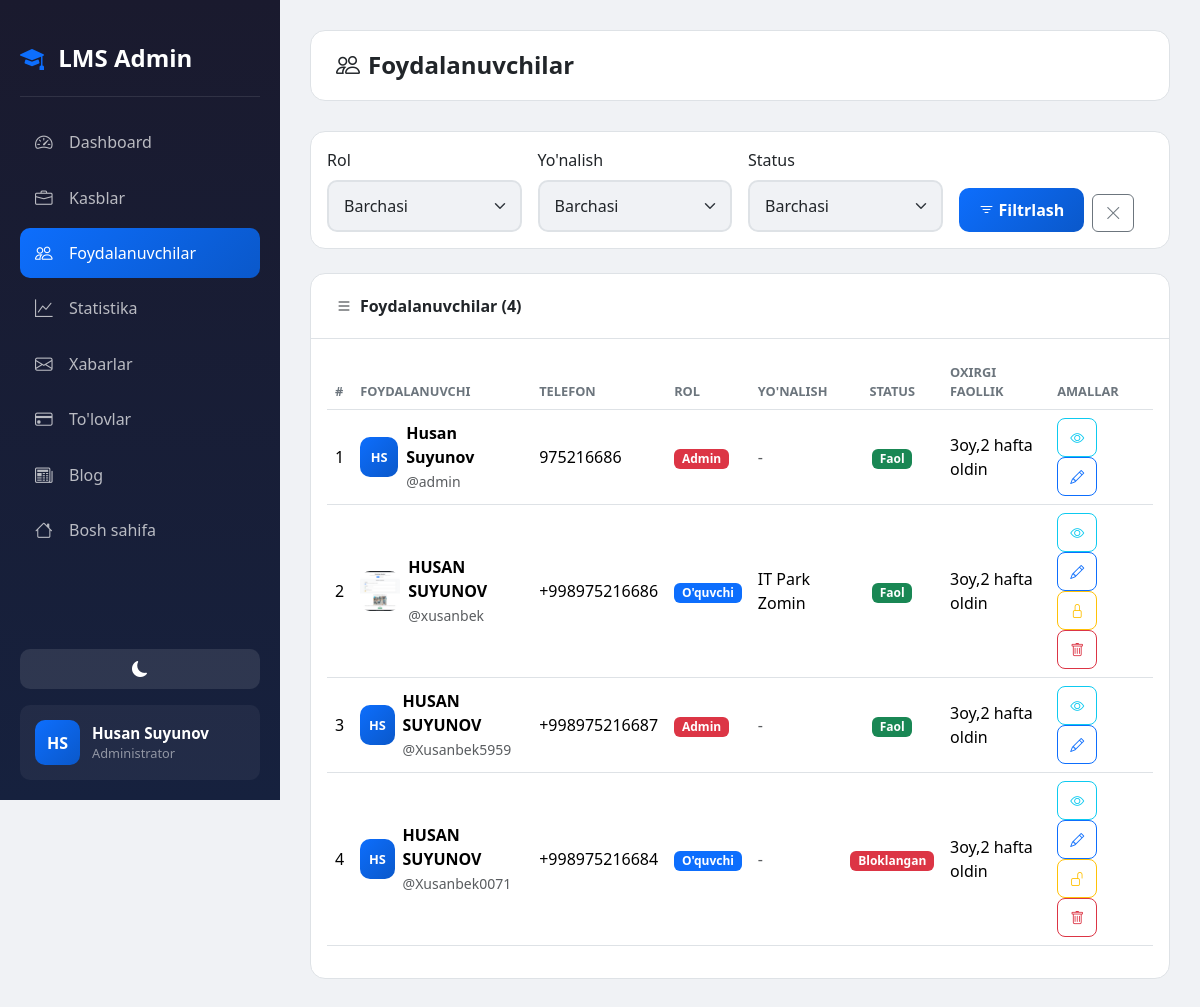
Page /dashboard/users/ (signed in) on the earlier database version.
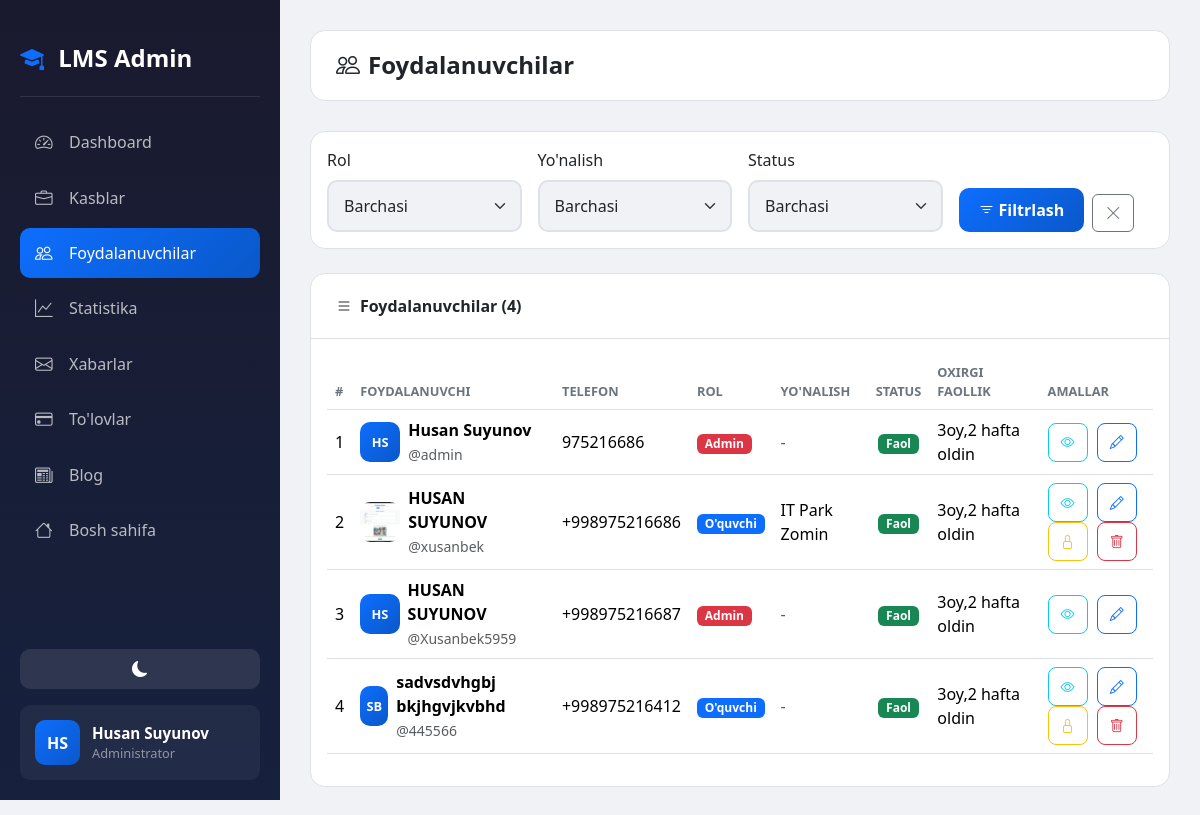
Same page on the later database version.
### accounts/models.py (models this page shows, shortened)
class CustomUser(AbstractUser):
    ROLE_CHOICES = (
        ('admin', 'Admin'),
        ('teacher', 'O\'qituvchi'),
        ('student', 'O\'quvchi'),
    )
    first_name = models.CharField(max_length=100, verbose_name="Ism")
    last_name = models.CharField(max_length=100, verbose_name="Familiya")
    phone = models.CharField(max_length=20, unique=True, verbose_name="Telefon raqam")
    role = models.CharField(max_length=20, choices=ROLE_CHOICES, default='student', verbose_name="Rol")
    photo = models.ImageField(upload_to='profiles/', blank=True, null=True, verbose_name="Profil rasmi")
    profession = models.ForeignKey(Profession, on_delete=models.SET_NULL, null=True, blank=True, related_name='students', verbose_name="Yo'nalish")
    is_blocked = models.BooleanField(default=False, verbose_name="Bloklangan")
    last_activity = models.DateTimeField(null=True, blank=True, verbose_name="Oxirgi faollik")
    bio = models.TextField(blank=True, null=True, verbose_name="O'zi haqida")
    coins = models.IntegerField(default=0, verbose_name="Coinlar")
    total_online_time = models.IntegerField(default=0, verbose_name="Jami online vaqt (daqiqa)")
    address = models.CharField(max_length=300, blank=True, null=True, verbose_name="Yashash manzili")
    birth_date = models.DateField(null=True, blank=True, verbose_name="Tug'ilgan kuni")
    id_card = models.FileField(upload_to='documents/id_cards/', blank=True, null=True, verbose_name="ID karta/Pasport")
    birth_certificate = models.FileField(upload_to='documents/birth_certificates/', blank=True, null=True, verbose_name="Tug'ilganlik haqida guvohnoma")
    @property
    def is_admin(self):
        return self.role == 'admin'
    @property
    def is_online(self):
        if self.last_activity:
            now = timezone.now()
            diff = now - self.last_activity
            return diff.total_seconds() < 300
        return False
    @property
    def full_name(self):
        return f"{self.first_name} {self.last_name}"
    def get_initials(self):
        first = self.first_name[0] if self.first_name else ''
        last = self.last_name[0] if self.last_name else ''
        return f"{first}{last}".upper()
    class Meta:
        verbose_name = "Foydalanuvchi"
        verbose_name_plural = "Foydalanuvchilar"

class Profession(models.Model):
    name = models.CharField(max_length=200, verbose_name="Kasb nomi")
    photo = models.ImageField(upload_to='professions/', verbose_name="Rasm")
    description = models.TextField(verbose_name="Kasb haqida")
    created_at = models.DateTimeField(auto_now_add=True)
    class Meta:
        verbose_name = "Kasb"
        verbose_name_plural = "Kasblar"
        ordering = ['-created_at']

### accounts/views.py (the view)
# urls.py: path('dashboard/users/', views.admin_users, name='admin_users'),
@login_required
def admin_users(request):
    if not request.user.is_admin:
        return redirect('home')
    role_filter = request.GET.get('role', '')
    profession_filter = request.GET.get('profession', '')
    status_filter = request.GET.get('status', '')
    users = CustomUser.objects.all()
    if role_filter:
        users = users.filter(role=role_filter)
    if profession_filter:
        users = users.filter(profession_id=profession_filter)
    if status_filter == 'blocked':
        users = users.filter(is_blocked=True)
    elif status_filter == 'active':
        users = users.filter(is_blocked=False)
    professions = Profession.objects.all()
    return render(request, 'accounts/admin/users.html', {
        'users': users,
        'professions': professions,
        'role_filter': role_filter,
        'profession_filter': profession_filter,
        'status_filter': status_filter,
    })

### accounts/templates/accounts/admin/users.html (shortened to what this page needs)
{% extends 'accounts/admin/base_admin.html' %}
{% block admin_content %}
<div class="top-bar">
    <h1 class="page-title"><i class="bi bi-people me-2"></i>Foydalanuvchilar</h1>
</div>
<div class="card mb-4">
    <div class="card-body">
        <form method="GET" class="row g-3">
            <div class="col-md-3">
                <label class="form-label" style="color: var(--text-color);">Rol</label>
                <select name="role" class="form-select">
                    <option value="">Barchasi</option>
                </select>
            </div>
            <div class="col-md-3">
                <label class="form-label" style="color: var(--text-color);">Yo'nalish</label>
                <select name="profession" class="form-select">
                    <option value="">Barchasi</option>
                </select>
            </div>
            <div class="col-md-3">
                <label class="form-label" style="color: var(--text-color);">Status</label>
                <select name="status" class="form-select">
                    <option value="">Barchasi</option>
                </select>
            </div>
            <div class="col-md-3 d-flex align-items-end">
                <button type="submit" class="btn btn-primary me-2">
                    <i class="bi bi-filter me-1"></i>Filtrlash
                </button>
                <a href="{% url 'admin_users' %}" class="btn btn-outline-secondary">
                    <i class="bi bi-x-lg"></i>
                </a>
            </div>
        </form>
    </div>
</div>
<div class="card">
    <div class="card-header">
        <i class="bi bi-list me-2"></i>Foydalanuvchilar ({{ users.count }})
    </div>
    <div class="card-body">
        {% if users %}
        <div class="table-responsive">
            <table class="table">
                <thead>
                    <tr>
                        <th>#</th>
                        <th>Foydalanuvchi</th>
                        <th>Telefon</th>
                        <th>Rol</th>
                        <th>Yo'nalish</th>
                        <th class="text-center">Status</th>
                        <th>Oxirgi faollik</th>
                        <th>Amallar</th>
                    </tr>
                </thead>
                <tbody>
                    {% for u in users %}
                    <tr>
                        <td>{{ forloop.counter }}</td>
                        <td>
                            <div class="d-flex align-items-center">
                                {% if u.photo %}
                                    <img src="{{ u.photo.url }}" class="user-avatar-sm me-2">
                                {% else %}
                                    <div class="user-avatar-placeholder me-2">{{ u.get_initials }}</div>
                                {% endif %}
                                <div>
                                    <strong>{{ u.full_name }}</strong>
                                    <br><small class="text-muted">@{{ u.username }}</small>
                                </div>
                            </div>
                        </td>
                        <td>{{ u.phone }}</td>
                        <td>
                            <span class="badge
                                {% if u.role == 'admin' %}bg-danger
                                {% elif u.role == 'teacher' %}bg-success
                                {% else %}bg-primary{% endif %}">
                                {% if u.role == 'admin' %}Admin{% elif u.role == 'teacher' %}O'qituvchi{% else %}O'quvchi{% endif %}
                            </span>
                        </td>
                        <td>
                            {% if u.profession %}{{ u.profession.name }}{% else %}<span class="text-muted">-</span>{% endif %}
                        </td>
                        <td class="text-center">
                            {% if u.is_blocked %}
                                <span class="badge bg-danger">Bloklangan</span>
                            {% else %}
                                <span class="badge bg-success">Faol</span>
                            {% endif %}
                        </td>
                        <td>
                            {% if u.last_activity %}
                                {{ u.last_activity|timesince }} oldin
                            {% else %}
                                <span class="text-muted">-</span>
                            {% endif %}
                        </td>
                        <td class="action-btns">
                            <a href="{% url 'admin_user_view' u.pk %}" class="btn btn-sm btn-outline-info" title="Ko'rish">
                                <i class="bi bi-eye"></i>
                            </a>
                            <a href="{% url 'admin_user_edit' u.pk %}" class="btn btn-sm btn-outline-primary" title="Tahrirlash">
                                <i class="bi bi-pencil"></i>
                            </a>
                            {% if not u.is_admin %}
                            <a href="{% url 'admin_user_block' u.pk %}" class="btn btn-sm btn-outline-warning" title="{% if u.is_blocked %}Blokdan chiqarish{% else %}Bloklash{% endif %}">
                                <i class="bi bi-{% if u.is_blocked %}unlock{% else %}lock{% endif %}"></i>
                            </a>
                            <a href="{% url 'admin_user_delete' u.pk %}" class="btn btn-sm btn-outline-danger" title="O'chirish">
                                <i class="bi bi-trash"></i>
                            </a>
                            {% endif %}
                        </td>
                    </tr>
                    {% endfor %}
                </tbody>
            </table>
        </div>
        {% else %}
        <div class="text-center py-5">
            <i class="bi bi-people text-muted" style="font-size: 4rem;"></i>
            <h4 class="mt-3">Foydalanuvchilar topilmadi</h4>
        </div>
        {% endif %}
    </div>
</div>
{% endblock %}

### accounts/templates/accounts/admin/base_admin.html (shortened to what this page needs)
<!DOCTYPE html>
<html lang="uz" data-bs-theme="light">
<head>
    <link href="https://cdn.jsdelivr.net/npm/bootstrap@5.3.2/dist/css/bootstrap.min.css" rel="stylesheet">
    <link href="https://cdn.jsdelivr.net/npm/bootstrap-icons@1.11.1/font/bootstrap-icons.css" rel="stylesheet">
</head>
<body>
    <div class="sidebar">
        <div class="sidebar-brand">
            <i class="bi bi-mortarboard-fill me-2"></i>
            <span>LMS Admin</span>
        </div>
        <nav class="sidebar-nav">
            <a href="{% url 'admin_dashboard' %}" class="nav-link {% if request.resolver_match.url_name == 'admin_dashboard' %}active{% endif %}">
                <i class="bi bi-speedometer2"></i>
                <span>Dashboard</span>
            </a>
            <a href="{% url 'admin_professions' %}" class="nav-link {% if 'profession' in request.resolver_match.url_name %}active{% endif %}">
                <i class="bi bi-briefcase"></i>
                <span>Kasblar</span>
            </a>
            <a href="{% url 'admin_users' %}" class="nav-link {% if 'user' in request.resolver_match.url_name %}active{% endif %}">
                <i class="bi bi-people"></i>
                <span>Foydalanuvchilar</span>
            </a>
            <a href="{% url 'admin_statistics' %}" class="nav-link {% if request.resolver_match.url_name == 'admin_statistics' %}active{% endif %}">
                <i class="bi bi-graph-up"></i>
                <span>Statistika</span>
            </a>
            <a href="{% url 'admin_messages' %}" class="nav-link {% if 'message' in request.resolver_match.url_name %}active{% endif %}">
                <i class="bi bi-envelope"></i>
                <span>Xabarlar</span>
            </a>
            <a href="{% url 'admin_payments' %}" class="nav-link {% if 'payment' in request.resolver_match.url_name %}active{% endif %}">
                <i class="bi bi-credit-card"></i>
                <span>To'lovlar</span>
            </a>
            <a href="{% url 'blog:admin_posts' %}" class="nav-link {% if 'blog' in request.path %}active{% endif %}">
                <i class="bi bi-newspaper"></i>
                <span>Blog</span>
            </a>
            <a href="{% url 'home' %}" class="nav-link">
                <i class="bi bi-house"></i>
                <span>Bosh sahifa</span>
            </a>
        </nav>
        <div class="sidebar-footer">
            <button class="theme-toggle-admin w-100 mb-3" id="themeToggle">
                <i class="bi bi-moon-fill" id="themeIcon"></i>
            </button>
            <div class="user-info">
                <div class="user-avatar">
                    {{ user.first_name.0 }}{{ user.last_name.0 }}
                </div>
                <div>
                    <div class="user-name">{{ user.first_name }} {{ user.last_name }}</div>
                    <div class="user-role">Administrator</div>
                </div>
            </div>
        </div>
    </div>
    <div class="main-content">
        {% block admin_content %}{% endblock %}
    </div>
</body>
</html>

Differences in the rows shown:
removed CustomUser: get_initials "HS", full_name "HUSAN SUYUNOV", username "Xusanbek0071", phone "+998975216684", role "O'quvchi", is_blocked "Bloklangan", last_activity "3oy,2 hafta"
added CustomUser: get_initials "SB", full_name "sadvsdvhgbj bkjhgvjkvbhd", username "445566", phone "+998975216412", role "O'quvchi", is_blocked "Faol", last_activity "3oy,2 hafta"
